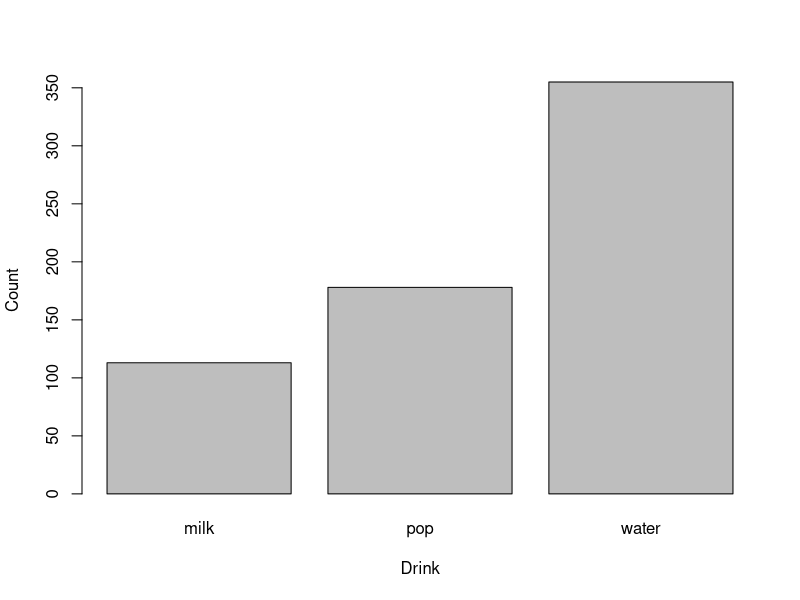
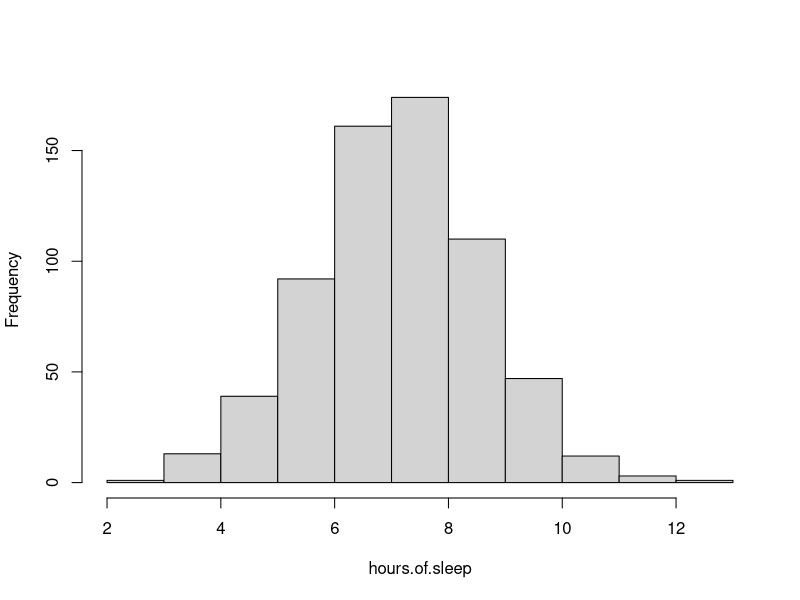
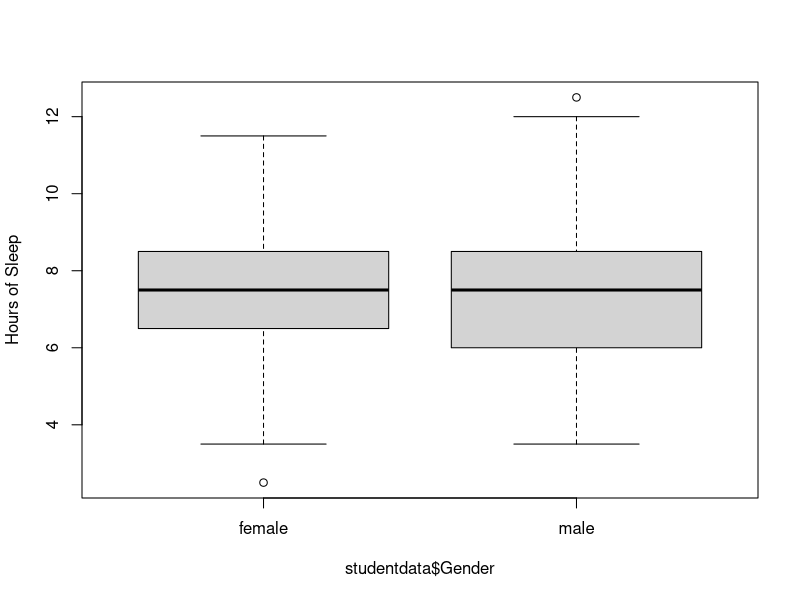
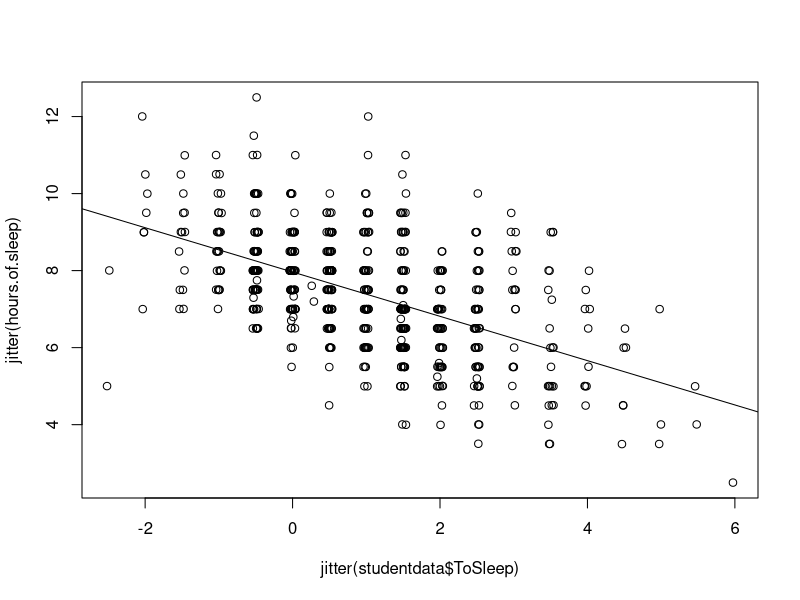
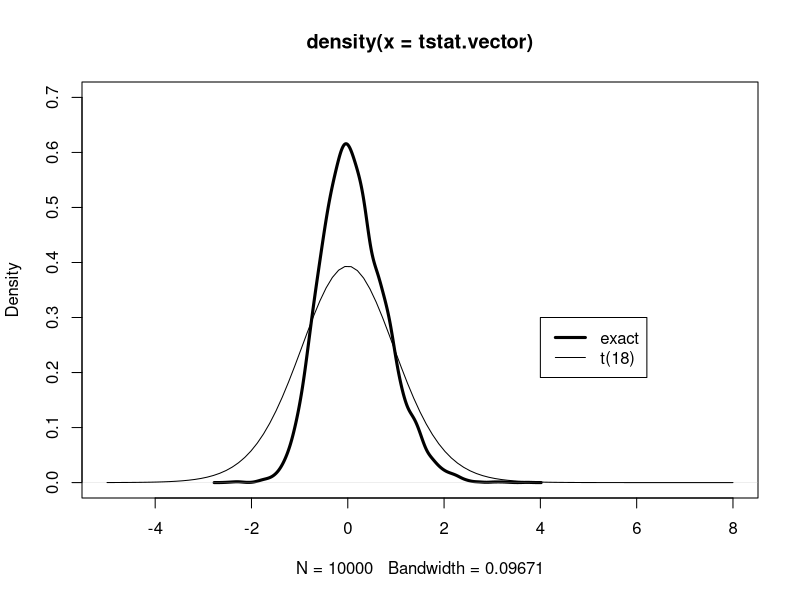

Generate these figures, in order, with R:
##Chapter 1
install.packages("LearnBayes")
library(LearnBayes)


data(studentdata)
studentdata[1,]
table(studentdata$Drink)
barplot(table(studentdata$Drink), xlab="Drink", ylab="Count")

hours.of.sleep<-studentdata$WakeUp - studentdata$ToSleep

summary(hours.of.sleep)

hist(hours.of.sleep, main="")

boxplot(hours.of.sleep ~ studentdata$Gender, ylab="Hours of Sleep")

female.Haircut<- studentdata$Haircut[studentdata$Gender =="female"]
male.Haircut<- studentdata$Haircut[studentdata$Gender =="male"]

summary(female.Haircut)
summary(male.Haircut)

plot(jitter(studentdata$ToSleep), jitter(hours.of.sleep))

fit<-lm(hours.of.sleep ~ studentdata$ToSleep)
abline(fit)



tstatistic=function(x,y){
  m=length(x)
  n=length(y)
  sp=sqrt(((m-1)*sd(x)^2)+(n-1)*sd(y)^2/m+n-2)
  t.stat=(mean(x)-mean(y))/(sp*sqrt(1/m+1/n))
  return(t.stat)
}


alpha=0.1   #the stated level of significance
m=10
n=10
N=10000
n.reject=0
for (i in 1:N){
  x=rnorm(m, mean=0, sd=1)
  y=rnorm(n, mean=0, sd=1)
  t.stat=tstatistic(x,y)
  if (abs(t.stat)>qt(1-alpha/2,n+m-2))
    n.reject=n.reject+1
  }

true.sig.level=n.reject/N   # the true level of significance - the proportion of times the t statistic passes a certain threshold

###################plotting the t statistic

m=10
n=10
my.tsimulations=function()
tstatistic(rnorm(m,mean=10,sd=2), rexp(n,rate=1/10))        #storing the t statistic, comparing two distributions

tstat.vector=replicate(10000,my.tsimulations())             #replicating the sampling and comparison 10000 times

plot(density(tstat.vector),xlim=c(-5,8), ylim=c(0,0.7), lwd=3)
curve(dt(x,df=18), add=TRUE)
legend(4, .3, c("exact", "t(18)"), lwd=c(3,1))
